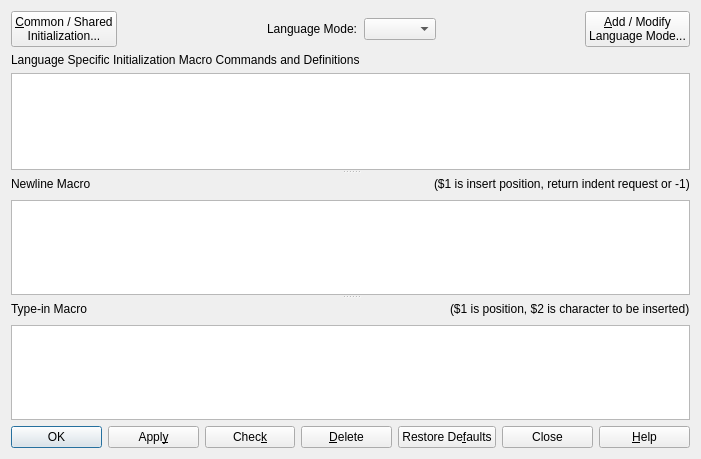
<?xml version="1.0" encoding="UTF-8"?>
<ui version="4.0">
 <class>DialogSmartIndent</class>
 <widget class="QDialog" name="DialogSmartIndent">
  <property name="geometry">
   <rect>
    <x>0</x>
    <y>0</y>
    <width>701</width>
    <height>459</height>
   </rect>
  </property>
  <property name="windowTitle">
   <string>Program Smart Indent Macros</string>
  </property>
  <layout class="QVBoxLayout" name="verticalLayout_4">
   <item>
    <layout class="QHBoxLayout" name="horizontalLayout">
     <item>
      <widget class="QPushButton" name="buttonCommon">
       <property name="text">
        <string>&amp;Common / Shared
Initialization...</string>
       </property>
      </widget>
     </item>
     <item>
      <spacer name="horizontalSpacer">
       <property name="orientation">
        <enum>Qt::Horizontal</enum>
       </property>
       <property name="sizeHint" stdset="0">
        <size>
         <width>40</width>
         <height>20</height>
        </size>
       </property>
      </spacer>
     </item>
     <item>
      <widget class="QLabel" name="label">
       <property name="text">
        <string>Language Mode:</string>
       </property>
      </widget>
     </item>
     <item>
      <widget class="QComboBox" name="comboLanguageMode"/>
     </item>
     <item>
      <spacer name="horizontalSpacer_2">
       <property name="orientation">
        <enum>Qt::Horizontal</enum>
       </property>
       <property name="sizeHint" stdset="0">
        <size>
         <width>40</width>
         <height>20</height>
        </size>
       </property>
      </spacer>
     </item>
     <item>
      <widget class="QPushButton" name="buttonLanguageMode">
       <property name="text">
        <string>&amp;Add / Modify
Language Mode...</string>
       </property>
      </widget>
     </item>
    </layout>
   </item>
   <item>
    <widget class="QSplitter" name="splitter">
     <property name="orientation">
      <enum>Qt::Vertical</enum>
     </property>
     <property name="childrenCollapsible">
      <bool>false</bool>
     </property>
     <widget class="QWidget" name="layoutWidget3">
      <layout class="QVBoxLayout" name="verticalLayout">
       <item>
        <widget class="QLabel" name="label_2">
         <property name="text">
          <string>Language Specific Initialization Macro Commands and Definitions</string>
         </property>
        </widget>
       </item>
       <item>
        <widget class="QPlainTextEdit" name="editInit">
         <property name="font">
          <font>
           <family>Monospace</family>
          </font>
         </property>
        </widget>
       </item>
      </layout>
     </widget>
     <widget class="QWidget" name="layoutWidget1">
      <layout class="QVBoxLayout" name="verticalLayout_2">
       <item>
        <layout class="QHBoxLayout" name="horizontalLayout_3">
         <item>
          <widget class="QLabel" name="label_3">
           <property name="text">
            <string>Newline Macro</string>
           </property>
          </widget>
         </item>
         <item>
          <spacer name="horizontalSpacer_3">
           <property name="orientation">
            <enum>Qt::Horizontal</enum>
           </property>
           <property name="sizeHint" stdset="0">
            <size>
             <width>748</width>
             <height>20</height>
            </size>
           </property>
          </spacer>
         </item>
         <item>
          <widget class="QLabel" name="label_6">
           <property name="text">
            <string>($1 is insert position, return indent request or -1)</string>
           </property>
          </widget>
         </item>
        </layout>
       </item>
       <item>
        <widget class="QPlainTextEdit" name="editNewline">
         <property name="font">
          <font>
           <family>Monospace</family>
          </font>
         </property>
        </widget>
       </item>
      </layout>
     </widget>
     <widget class="QWidget" name="layoutWidget2">
      <layout class="QVBoxLayout" name="verticalLayout_3">
       <item>
        <layout class="QHBoxLayout" name="horizontalLayout_2">
         <item>
          <widget class="QLabel" name="label_4">
           <property name="text">
            <string>Type-in Macro</string>
           </property>
          </widget>
         </item>
         <item>
          <spacer name="horizontalSpacer_4">
           <property name="orientation">
            <enum>Qt::Horizontal</enum>
           </property>
           <property name="sizeHint" stdset="0">
            <size>
             <width>748</width>
             <height>20</height>
            </size>
           </property>
          </spacer>
         </item>
         <item>
          <widget class="QLabel" name="label_5">
           <property name="text">
            <string>($1 is position, $2 is character to be inserted)</string>
           </property>
          </widget>
         </item>
        </layout>
       </item>
       <item>
        <widget class="QPlainTextEdit" name="editModMacro">
         <property name="font">
          <font>
           <family>Monospace</family>
          </font>
         </property>
        </widget>
       </item>
      </layout>
     </widget>
    </widget>
   </item>
   <item>
    <layout class="QHBoxLayout" name="horizontalLayout_4">
     <item>
      <widget class="QPushButton" name="buttonOK">
       <property name="text">
        <string>OK</string>
       </property>
       <property name="icon">
        <iconset theme="dialog-ok">
         <normaloff/>
        </iconset>
       </property>
       <property name="default">
        <bool>true</bool>
       </property>
      </widget>
     </item>
     <item>
      <widget class="QPushButton" name="buttonApply">
       <property name="text">
        <string>Appl&amp;y</string>
       </property>
       <property name="icon">
        <iconset theme="dialog-ok-apply">
         <normaloff/>
        </iconset>
       </property>
      </widget>
     </item>
     <item>
      <widget class="QPushButton" name="buttonCheck">
       <property name="text">
        <string>Chec&amp;k</string>
       </property>
      </widget>
     </item>
     <item>
      <widget class="QPushButton" name="buttonDelete">
       <property name="text">
        <string>&amp;Delete</string>
       </property>
       <property name="icon">
        <iconset theme="edit-delete">
         <normaloff/>
        </iconset>
       </property>
      </widget>
     </item>
     <item>
      <widget class="QPushButton" name="buttonRestore">
       <property name="text">
        <string>Restore De&amp;faults</string>
       </property>
      </widget>
     </item>
     <item>
      <widget class="QPushButton" name="buttonClose">
       <property name="text">
        <string>Close</string>
       </property>
       <property name="icon">
        <iconset theme="dialog-close">
         <normaloff/>
        </iconset>
       </property>
      </widget>
     </item>
     <item>
      <widget class="QPushButton" name="buttonHelp">
       <property name="text">
        <string>&amp;Help</string>
       </property>
       <property name="icon">
        <iconset theme="help-contents">
         <normaloff/>
        </iconset>
       </property>
      </widget>
     </item>
    </layout>
   </item>
  </layout>
 </widget>
 <resources/>
 <connections>
  <connection>
   <sender>buttonClose</sender>
   <signal>clicked()</signal>
   <receiver>DialogSmartIndent</receiver>
   <slot>reject()</slot>
   <hints>
    <hint type="sourcelabel">
     <x>582</x>
     <y>432</y>
    </hint>
    <hint type="destinationlabel">
     <x>564</x>
     <y>411</y>
    </hint>
   </hints>
  </connection>
 </connections>
</ui>
